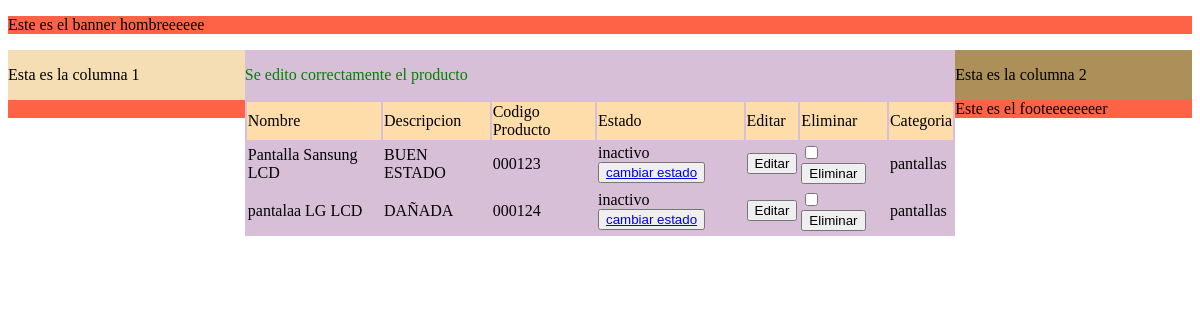
/codigo/pre_consultar_productos.php?ed=y (signed in), run on an earlier commit of the app's database.
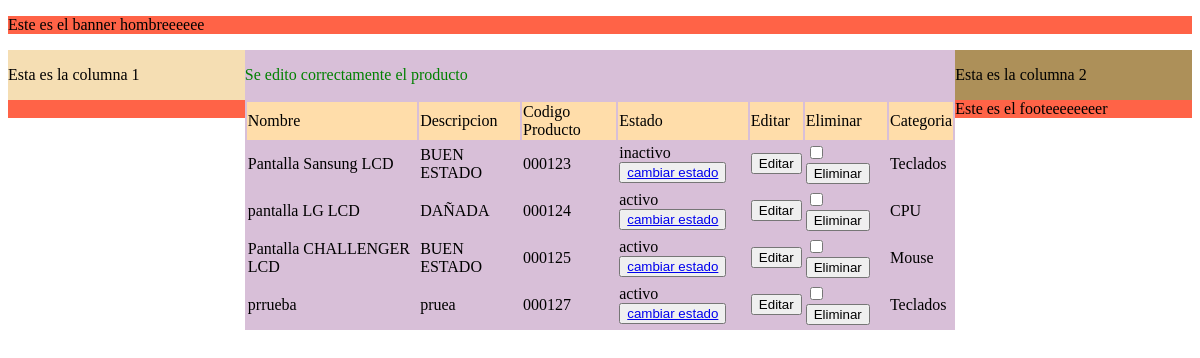
And on a later commit of the database.
### tables this page shows
CREATE TABLE IF NOT EXISTS `productos` (
  `id_producto` int(5) NOT NULL AUTO_INCREMENT,
  `cod_producto` varchar(50) NOT NULL,
  `producto` varchar(100) NOT NULL,
  `descripcion` varchar(500) NOT NULL,
  `fk_id_categoria` varchar(5) NOT NULL,
  `fk_id_estado` varchar(5) NOT NULL,
  PRIMARY KEY (`id_producto`)
);

CREATE TABLE IF NOT EXISTS `estados` (
  `id_estado` int(5) NOT NULL AUTO_INCREMENT,
  `nombre_estado` varchar(15) NOT NULL,
  PRIMARY KEY (`id_estado`)
);

CREATE TABLE IF NOT EXISTS `categorias` (
  `id_categoria` int(5) NOT NULL AUTO_INCREMENT,
  `categoria` varchar(100) NOT NULL,
  `fk_id_estado` varchar(20) NOT NULL,
  PRIMARY KEY (`id_categoria`)
);

### codigo/pre_consultar_productos.php (the view, shortened to what this page needs)
<!DOCTYPE html>
<html lang="en">
<head>
    <link rel="stylesheet" href="../estilos/estilos.css">
</head>
<body>
<div id="banner">
<?php include("banner.php") ?>
</div>
<div id="general">
<div id="col1">
<?php include("col1.php") ?>
</div>
<div id="cuerpo">
<?php
if(isset($_GET['ed'])){
    if($edd="y"){
        echo "<p style='color:green'>Se edito correctamente el producto</p>";
    }
}
?>
<?php
include("conexion.php");
echo "<table>";
echo "<tr bgcolor='#fFDDAA'>";
echo "<td>Nombre</td>";
echo "<td>Descripcion</td>";
echo "<td>Codigo Producto</td>";
echo "<td>Estado</td>";
echo "<td>Editar</td>";
echo "<td>Eliminar</td>";
echo "<td>Categoria</td>";
echo "</tr>";
$consulta = "SELECT P.id_producto, P.cod_producto, P.producto, P.descripcion, P.fk_id_categoria, P.fk_id_estado, E.id_estado, E.nombre_estado, C.id_categoria, C.categoria FROM productos P INNER JOIN estados E ON P.fk_id_estado = E.id_estado INNER JOIN categorias C ON P.fk_id_categoria = C.id_categoria";
    if(!$resultado = $db->query($consulta)){
    die('hay un error con la consulta o los datos no existen vuelve a comprobar !!![' . $db->error . ']');
    }
    while($fila = $resultado->fetch_assoc()){
        $bcod_producto=stripslashes($fila["cod_producto"]);
        $bproducto=stripslashes($fila["producto"]);
        $bdescripcion=stripslashes($fila["descripcion"]);
        $bid_producto=stripslashes($fila["id_producto"]);
        $bestado=stripslashes($fila["nombre_estado"]);
        $bcategoria=stripslashes($fila["categoria"]);
        echo "<tr>";
        echo "<td>$bproducto</td>";
        echo "<td>$bdescripcion</td>";
        echo "<td>$bcod_producto</td>";
        echo "<td>$bestado<button><a href='neg_cambio_estado.php?id=$bid_producto'>cambiar estado</a></button></td>";
        echo "<td>";
        echo "<form action='pre_editar_productos.php' id='editar_productos' name='editar_productos' method='POST' autocomplete='off'>
        <input type='hidden' name='id_producto' id='id_producto' value='$bid_producto'>
        <input type='submit'  value='Editar'>
        </form>";
        echo "</td>";
        echo "<td>";
        echo "<form action='neg_eliminar_productos.php' id='eliminar_productos' name='eliminar_productos' method='POST' autocomplete='off'>
        <input type='hidden' name='id_producto' id='id_producto' value='$bid_producto' />
        <input type='checkbox' name='validar' value='checkbox' required />
        <input type='submit'  value='Eliminar' />
        </form>";
        echo "</td>";
        echo "<td>$bcategoria</td>";
        echo "<tr>";
        }
    echo "</table>";
?>
</div>
<div id="col2">
<?php include("col2.php") ?>
</div>
</div>
<div id="footer">
<?php include("footer.php") ?>
</div>
</body>
</html>

### codigo/banner.php (shortened to what this page needs)
<!DOCTYPE html>
<html lang="en">
<head>
</head>
<body>
<p>Este es el banner hombreeeeee</p>
</body>
</html>

### codigo/col1.php (shortened to what this page needs)
<!DOCTYPE html>
<html lang="en">
<head>
</head>
<body>
<p style="justify-content: center;">Esta es la columna 1</p>
</body>
</html>

### codigo/col2.php (shortened to what this page needs)
<!DOCTYPE html>
<html lang="en">
<head>
</head>
<body>
<p style="justify-content: center;">Esta es la columna 2</p>
</body>
</html>

### codigo/footer.php (shortened to what this page needs)
<!DOCTYPE html>
<html lang="en">
<head>
</head>
<body>
<p>Este es el footeeeeeeeer</p>
</body>
</html>

### estilos/estilos.css (style rules this page uses)
#banner { background-color: tomato; width: 100%; }
#general { background-color: yellowgreen; width: 100%; }
#col1 { background-color: wheat; float: left; width: 20%; height: 50%; }
#col2 { background-color: rgb(173, 144, 89); float: right; width: 20%; height: 50%; }
#cuerpo { background-color: thistle; width: 60%; float: left; height: 50%; }
#footer { background-color: tomato; width: 100%; }

What changed in the data, as far as the page shows it:
changed productos "Pantalla Sansung LCD": categorias.categoria "pantallas" → "Teclados"
changed productos "DAÑADA": producto "pantalaa LG LCD" → "pantalla LG LCD"; estados.nombre_estado "inactivo" → "activo"; categorias.categoria "pantallas" → "CPU"
added productos: producto "Pantalla CHALLENGER LCD", descripcion "BUEN ESTADO", cod_producto "000125", estados.nombre_estado "activo", categorias.categoria "Mouse"
added productos: producto "prrueba", descripcion "pruea", cod_producto "000127", estados.nombre_estado "activo", categorias.categoria "Teclados"
